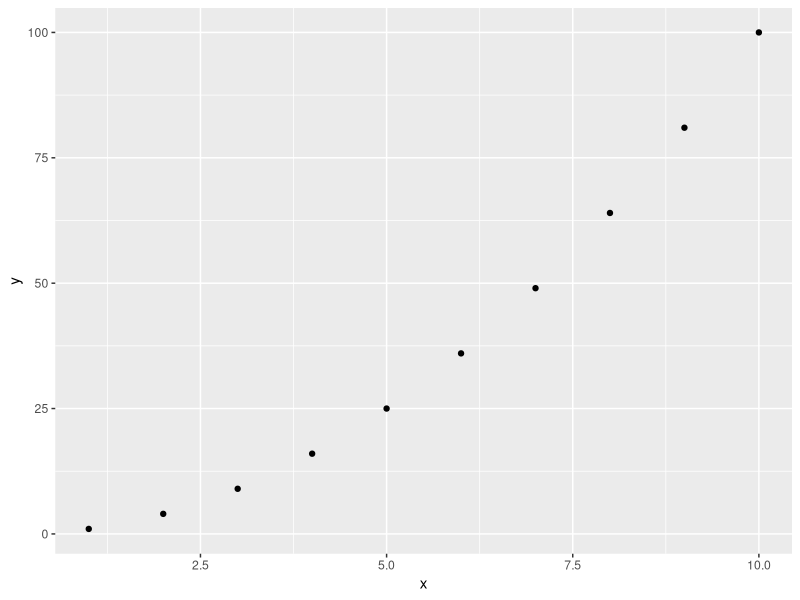
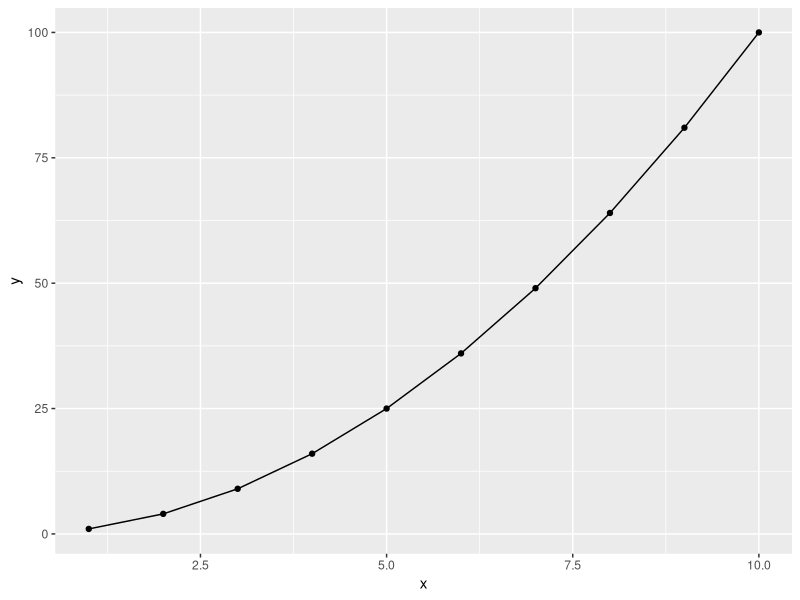
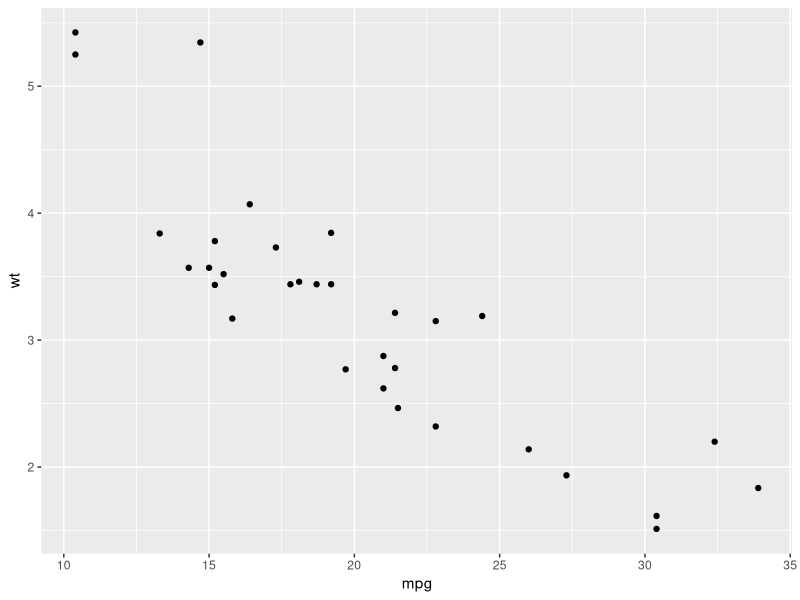
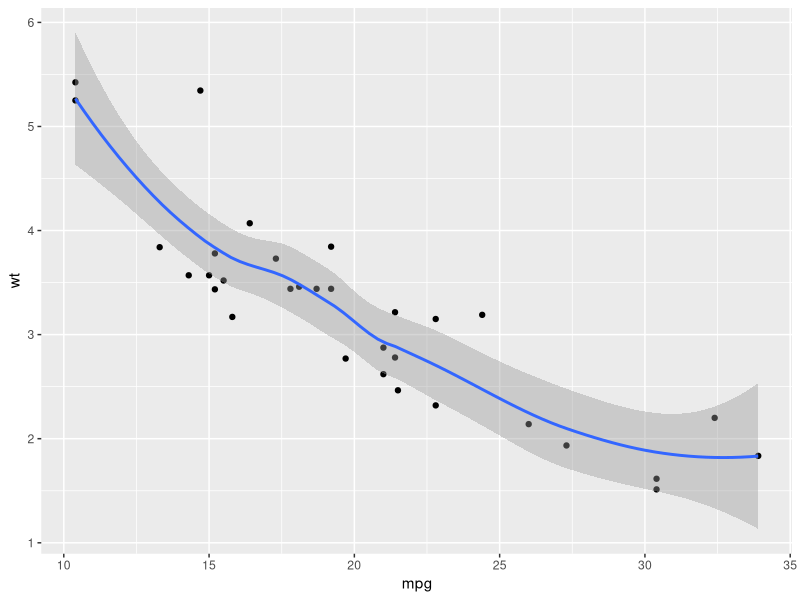
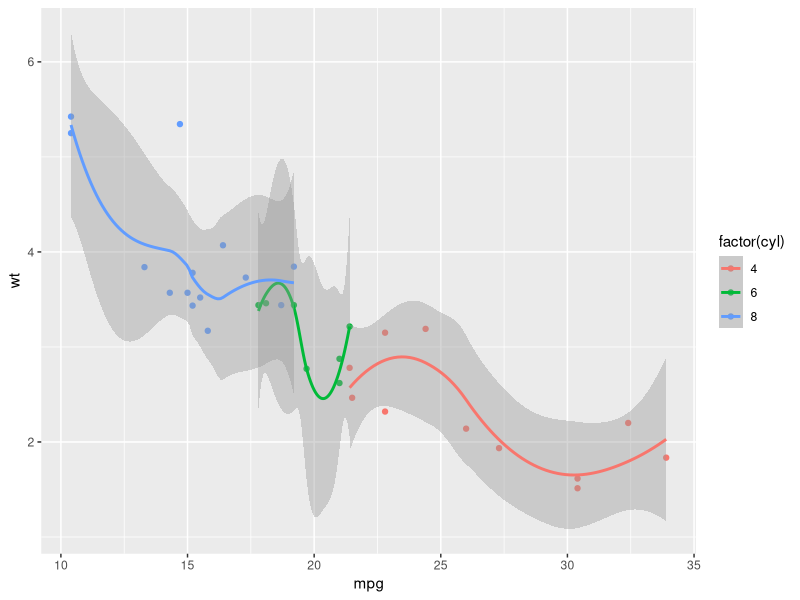
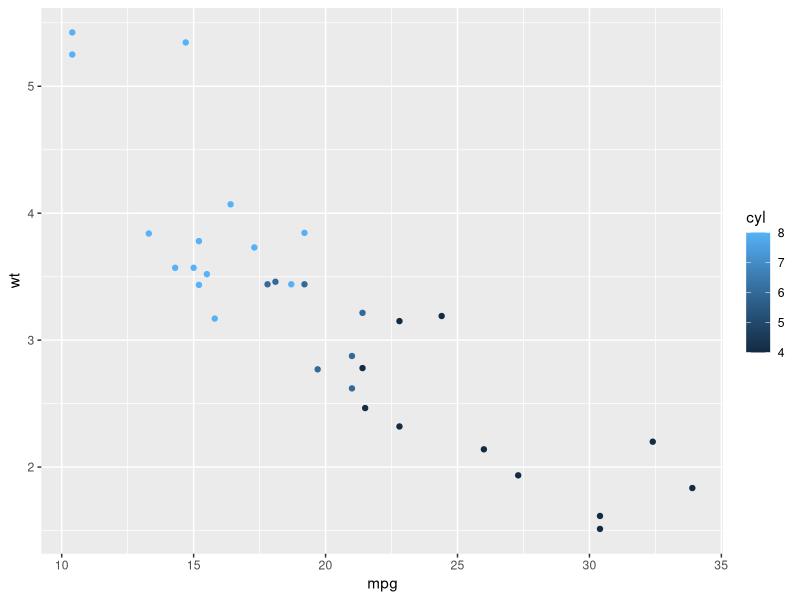
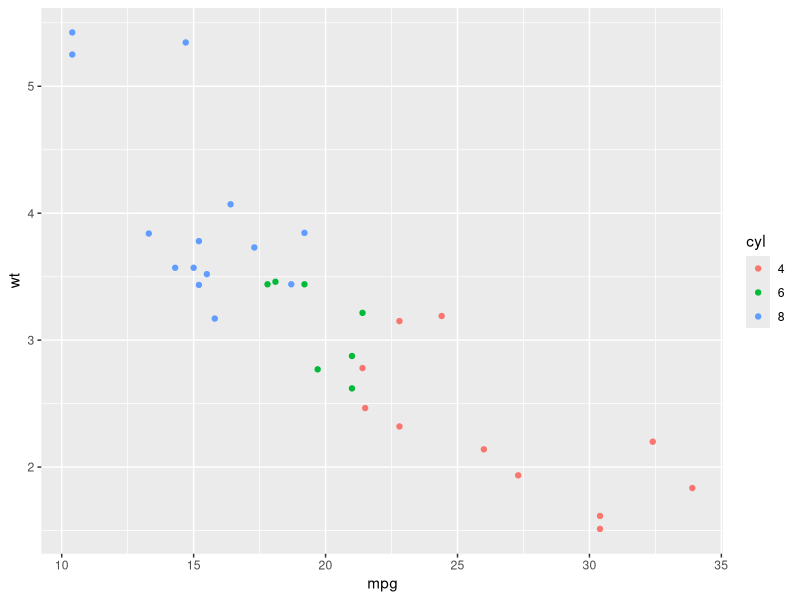
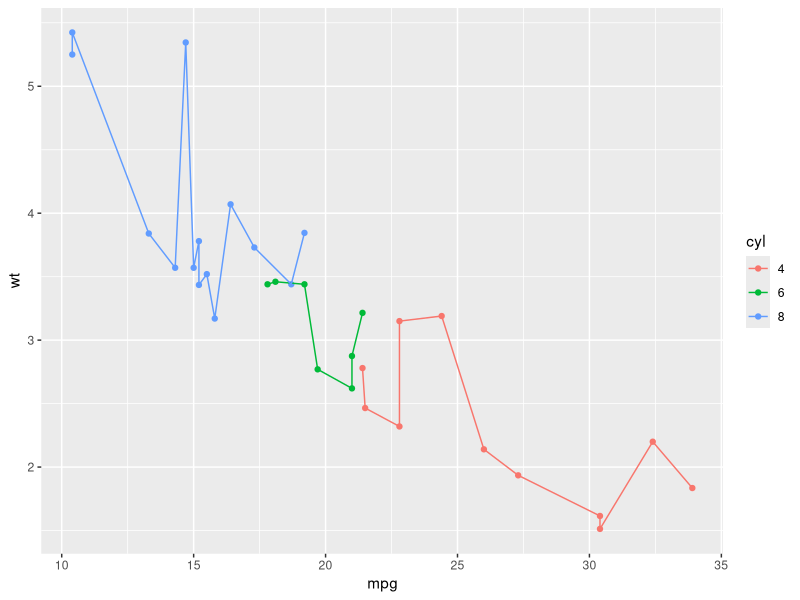

Reproduce these figures in R, in order.
library(ggplot2)

dir.create("plots")

data(mtcars) 
df <- mtcars[, c("mpg", "cyl", "wt")] 
head(df)

x <- 1:10; y = x*x 
qplot(x,y) 

qplot(x, y, geom=c("point", "line")) 

qplot(mpg, wt, data=mtcars)

qplot(mpg, wt, data = mtcars, geom = c("point", "smooth"))

qplot(mpg, wt, data = mtcars, color = factor(cyl), geom=c("point", "smooth"))

qplot(mpg, wt, data = mtcars, colour = cyl) 

df <- mtcars 
df[,'cyl'] <- as.factor(df[,'cyl']) 
qplot(mpg, wt, data = df, colour = cyl) 

qplot(mpg, wt, data = df, colour = cyl, geom=c("point", "line"))

qplot(mpg, wt, data=df, colour= factor(cyl))

qplot(mpg, wt, data = mtcars, size = mpg) 

qplot(mpg, wt, data = mtcars, shape = factor(cyl))

qplot(mpg, wt, data = mtcars, label = rownames(mtcars), geom=c("point", "text"), hjust=0, vjust=0)

